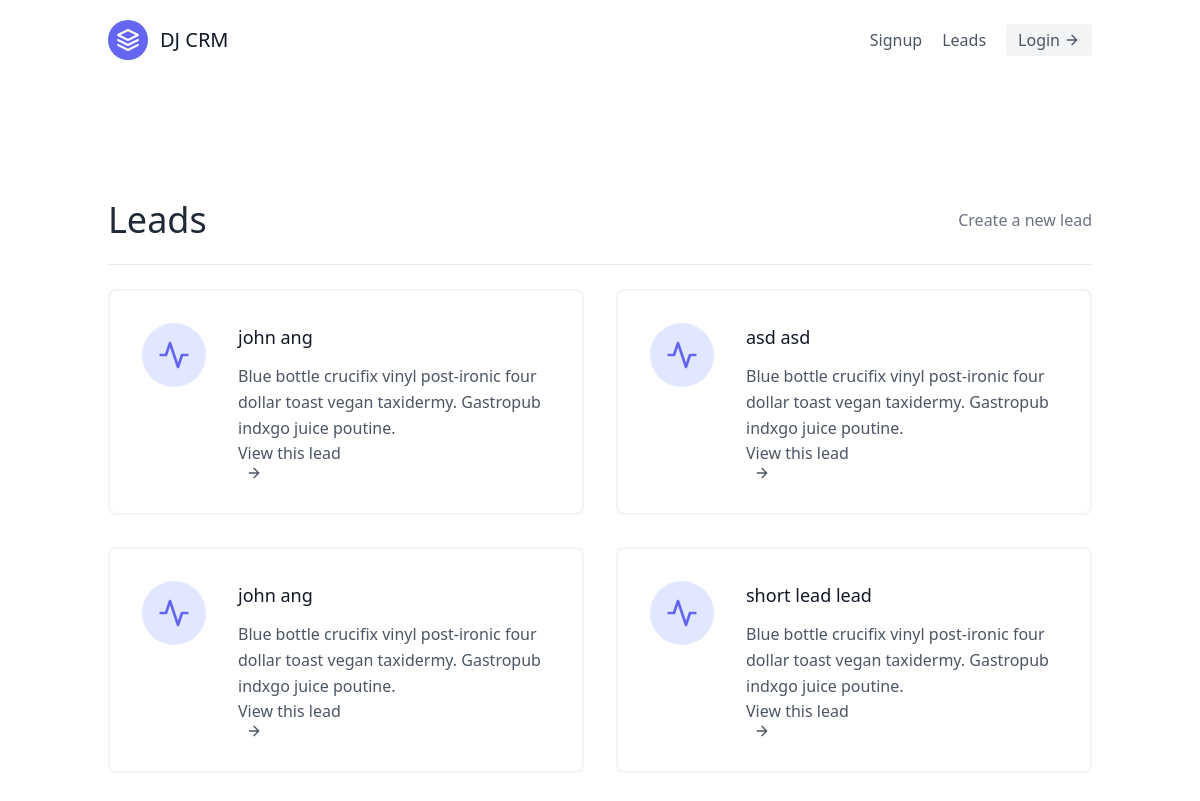
Page /leads/ on the earlier database version.
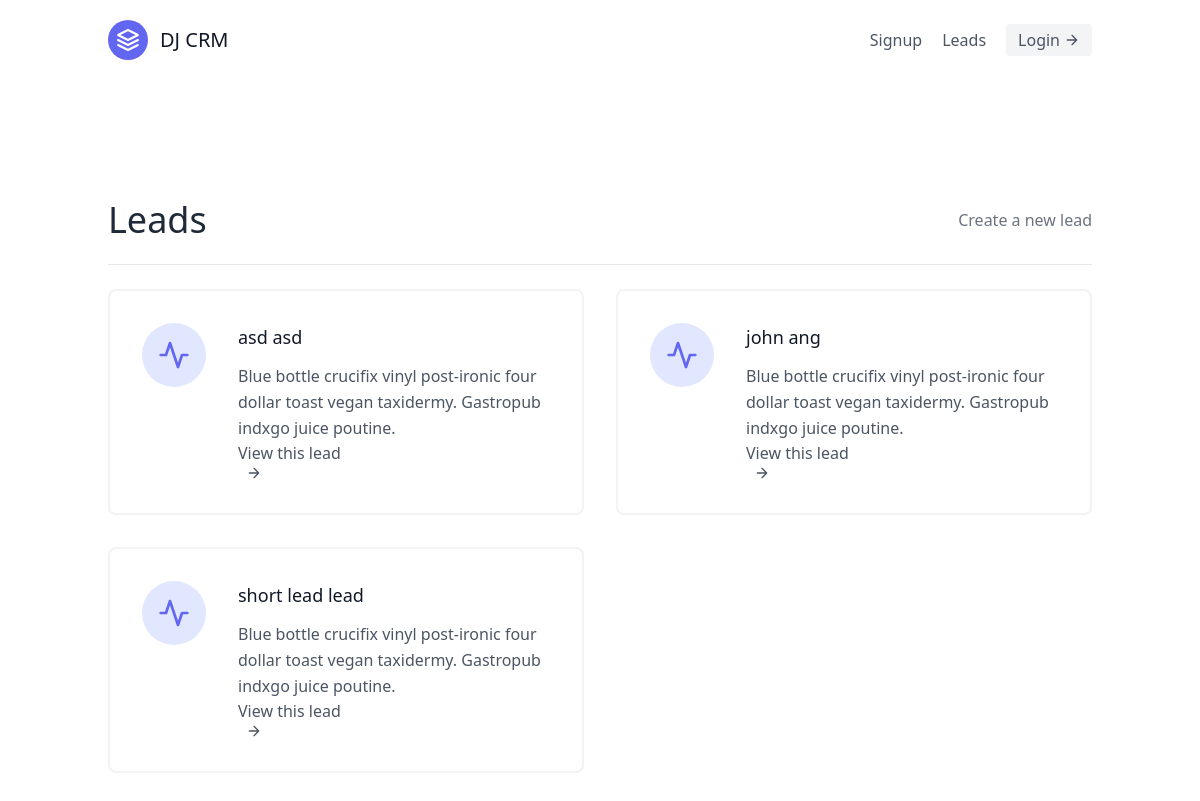
Same page on the later database version.
### leads/models.py (models this page shows, shortened)
class Lead(models.Model):
    first_name = models.CharField(max_length=20)
    last_name = models.CharField(max_length=20)
    age = models.IntegerField(default=0)
    agent = models.ForeignKey("Agent", on_delete=models.CASCADE)

### leads/views.py (the view)
# urls.py: path('', LeadListView.as_view(), name="lead-list"),
class LeadListView(ListView):
    template_name = "leads/lead_list.html"
    queryset = Lead.objects.all()
    context_object_name = "leads"

### leads/templates/leads/lead_list.html (shortened to what this page needs)
{% extends "base.html" %} {% block content%}
<section class="text-gray-600 body-font">
  <div class="container px-5 py-24 mx-auto flex flex-wrap">
    <div
      class="w-full mb-6 py-6 flex justify-between items-center border-b border-gray-200"
    >
      <div>
        <h1 class="text-4xl text-gray-800">Leads</h1>
      </div>
      <div>
        <a
          class="text-gray-500 hover:text-blue-500"
          href="{% url 'leads:lead-create' %}"
          >Create a new lead</a
        >
      </div>
    </div>
    <div class="flex flex-wrap -m-4">
      {% for lead in leads %}
      <div class="p-4 lg:w-1/2 md:w-full">
        <div
          class="flex border-2 rounded-lg border-gray-200 border-opacity-50 p-8 sm:flex-row flex-col"
        >
          <div
            class="w-16 h-16 sm:mr-8 sm:mb-0 mb-4 inline-flex items-center justify-center rounded-full bg-indigo-100 text-indigo-500 flex-shrink-0"
          >
            <svg
              fill="none"
              stroke="currentColor"
              stroke-linecap="round"
              stroke-linejoin="round"
              stroke-width="2"
              class="w-8 h-8"
              viewBox="0 0 24 24"
            >
              <path d="M22 12h-4l-3 9L9 3l-3 9H2"></path>
            </svg>
          </div>
          <div class="flex-grow">
            <h2 class="text-gray-900 text-lg title-font font-medium mb-3">
              {{lead.first_name}} {{lead.last_name}}
            </h2>
            <p class="leading-relaxed text-base">
              Blue bottle crucifix vinyl post-ironic four dollar toast vegan
              taxidermy. Gastropub indxgo juice poutine.
            </p>
            <a
              href="{% url 'leads:lead-detail' lead.pk %}"
              class="'eading-relaxed text-base"
              >View this lead
              <svg
                fill="none"
                stroke="currentColor"
                stroke-linecap="round"
                stroke-linejoin="round"
                stroke-width="2"
                class="w-4 h-4 ml-2"
                viewBox="0 0 24 24"
              >
                <path d="M5 12h14M12 5l7 7-7 7"></path>
              </svg>
            </a>
          </div>
        </div>
      </div>
      {% endfor %}
    </div>
  </div>
</section>
{% endblock content %}

Differences in the rows shown:
removed Lead: first_name "john", last_name "ang"
